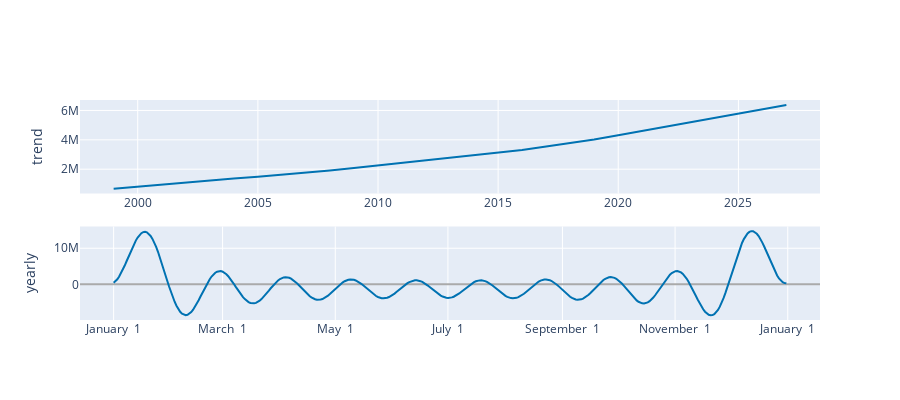

This figure's notebook cell:
### Markdown cell above
## Tendencias

### Code cell
plot_components_plotly(m, forecast)
